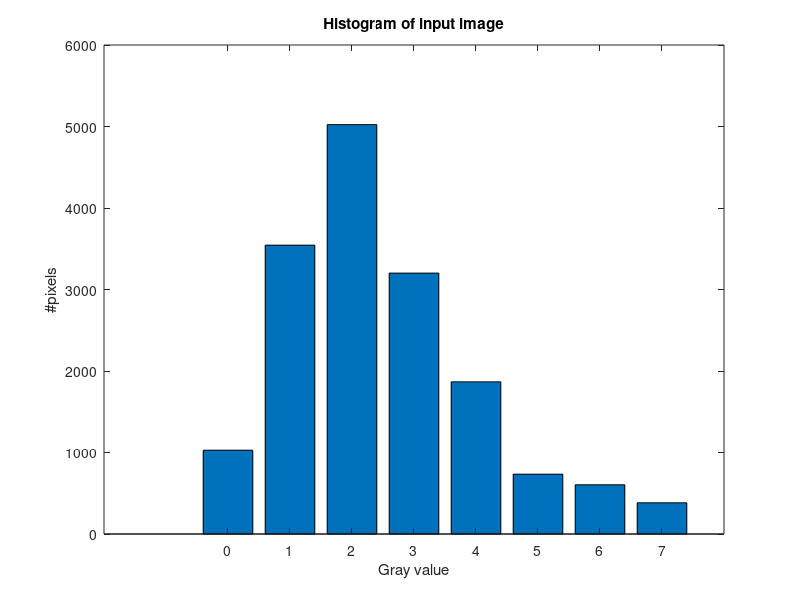
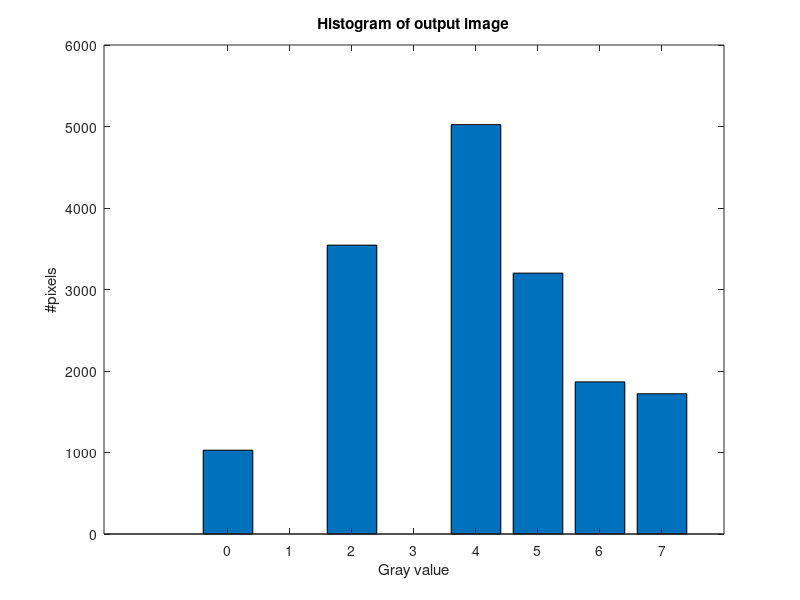

Recreate these plots in MATLAB, in order.
k = 0:7;
n = [1028 3544 5023 3201 1867 734 604 383];
[r,L] = size(n);

bar(k,n);
xlabel('Gray value');
ylabel('#pixels');
title('Histogram of input image');

% Total number of pixels
N = sum(n);

% Applying the transformation
t = zeros(1,L);
t(1)=n(1);
for i=2:L
    t(i)=n(i)+t(i-1);
end

s = zeros(1,L);
for i = 1:L
    p = t(i)/N;
    index = round(p*(L-1));
    s(index+1)=s(index+1)+1;
end

S =zeros(1,L);
last = 1;
for i=1:L
    num_items = s(i);
    sum = 0;
    if(num_items~=0)
        for j = last:(last+num_items-1)
            sum=sum+n(j);
        end
        S(i) =sum;
    end
    last= last+num_items;
end

figure;
bar(k,S);
xlabel('Gray value');
ylabel('#pixels');
title('Histogram of output image');